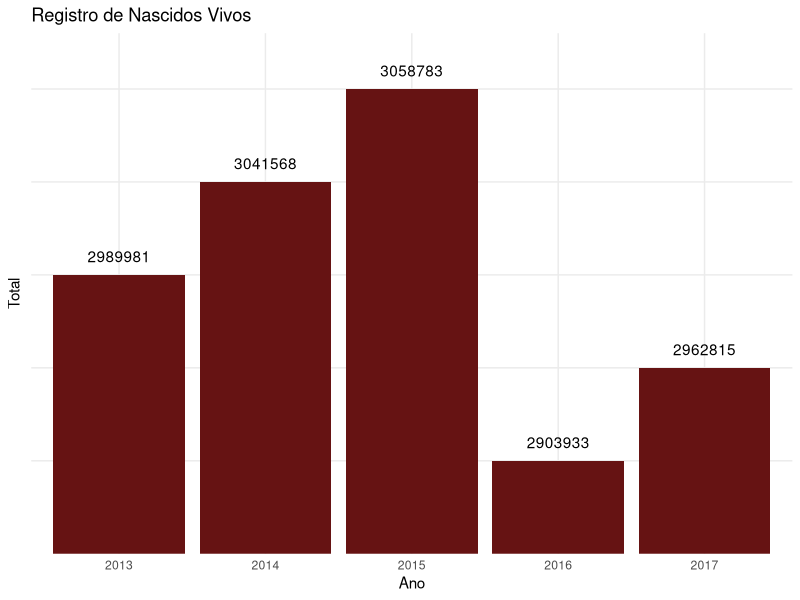
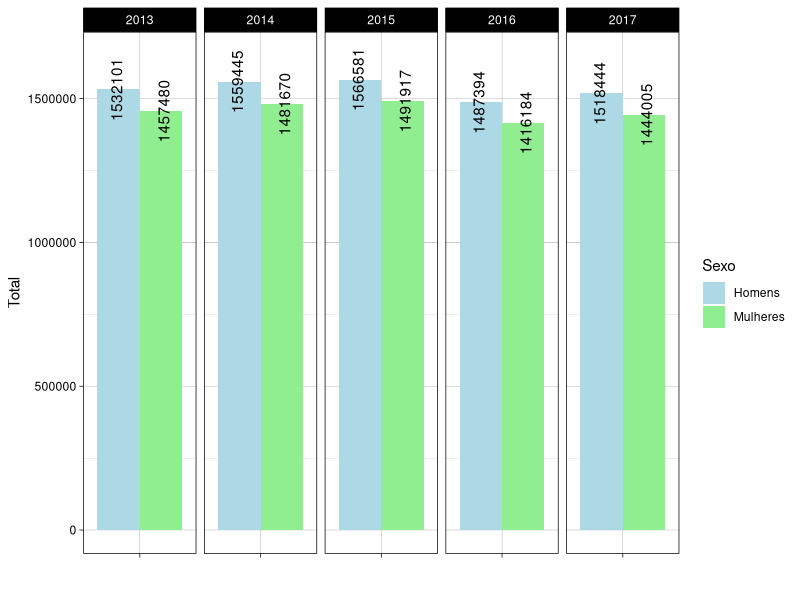
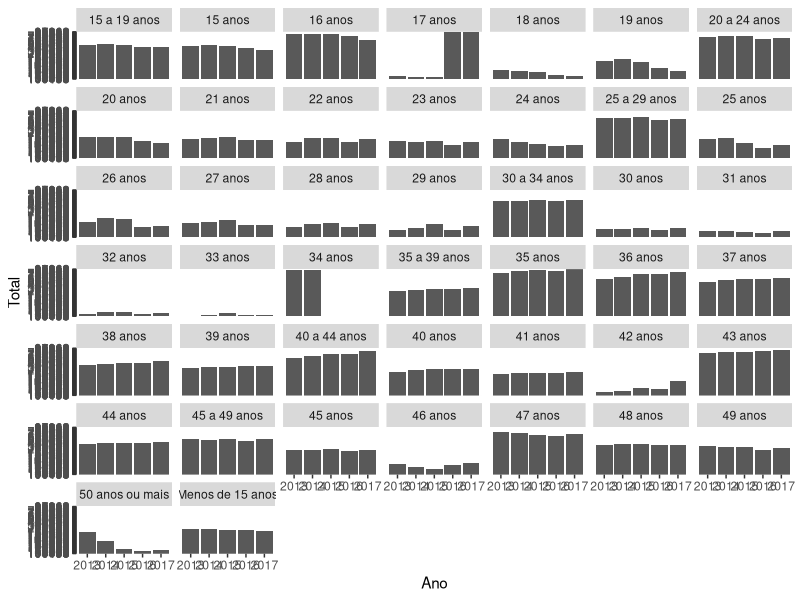

Source code (R) for these figures, in order:
## ---- chunk 1
options(scipen = 99999999)
## ---- chunk 2
library(readxl)
library(dplyr)
library(ggplot2)
library(tidyr)

data <- read_excel("Registro Civil.xlsx", skip = 2)
## ---- chunk 3
data %>%  
  .[1, 2:6] %>%
  gather(Ano, Total) %>% 
  ggplot(aes(Ano, Total)) +
  geom_bar(fill = "#661313", stat = 'identity') +
  geom_text(aes(label = Total), nudge_y = 0.2) +
  theme_minimal() +
  theme(axis.text.y = element_blank()) +
  ggtitle("Registro de Nascidos Vivos")
## ---- chunk 4
data %>% 
  .[3:4, ] %>% 
  rename("Sexo" = `Registros de nascidos vivos`) %>%
  gather(Ano, Total, -Sexo) %>% 
  mutate(Total = as.numeric(Total)) %>% 
  ggplot(aes(x = "", y = Total, fill = Sexo)) +
  geom_col(position = "dodge") +
  facet_grid(~ Ano) +
  geom_text(aes(label = Total), position = position_dodge(width = 1), angle = 90) +
  scale_y_continuous(limits = c(0, 1650000)) +
  scale_fill_manual(values = c("lightblue", "lightgreen")) +
  theme_linedraw() +
  labs(x = "")
## ---- chunk 5
data %>% 
  .[7:50, ] %>% 
  # rename("Sexo" = `Registros de nascidos vivos`) %>%
  gather(Ano, Total, -`Registros de nascidos vivos`) %>% 
  # filter(Ano == 2013) %>% 
  # .[c(1,45,89,133,177), ] %>% 
  ggplot(aes(x=Ano, y=Total)) +
  facet_wrap(~`Registros de nascidos vivos`) +
  geom_bar(stat = 'identity')
